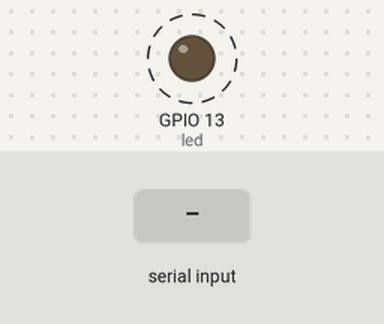
A sketch run on a simulated ESP32. On the bench: output pins drawn as LEDs (lit = HIGH). Dashed ring = blinking. The test bench sets the inputs (shaded band). What the sketch prints to the serial monitor is not drawn.

Above: at 3.8 s.
3.9 s: "a" received over Serial
7.4 s: "1" received over Serial
Timing chart, 0 to 16.9 s (numbered marks = the images above; inputs shaded):
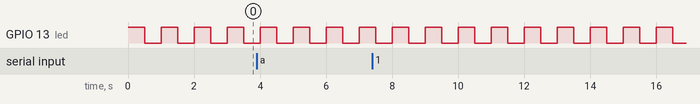

The sketch:

revo2.ino
```cpp
#define voltage 35
#define t 25
//# define current 25
#define led 13
const double VCC = 3.3;             // NodeMCU on board 3.3v vcc
const double R2 = 10000;            // 10k ohm series resistor
const double adc_resolution = 4096.00; // 12-bit adc
int tmp;
float v, i, r1 = 11100, r2 = 2200;
double Vout, Rth, temperature, adc_value, Vr,ln;
char d;

void setup() {
  pinMode(t, INPUT);
  pinMode(voltage, INPUT);
  //pinMode(current, INPUT);
  pinMode(led, OUTPUT);
  Serial.begin(9600);
}

float volt() {
  v = analogRead(voltage);
  v = map(v, 0, 4096, 0, 3.3);
  v = v*(r1+r2)/(r2);
  return v;
}

float temp(){
  tmp = analogRead(t);
  Vout = (tmp)*(VCC) / adc_resolution;
  Vr = VCC - Vout;
  Rth = (Vout)/ (Vr/R2);
  ln = log(Rth/ R2);
  temperature = (1/ ((ln / 3977) + (1/ 298.15)));
  temperature = temperature - 273.15;
  return temperature;
}
void loop() {
  digitalWrite(led , HIGH);
  delay(500);
  digitalWrite(led , LOW);
  delay(500);

  while (Serial.available() > 0){
    d = Serial.read();
    switch (d){
      case 'a':
        Serial.println(volt());
        break;
      case 'b':
        Serial.println(temp());
        break;
      default:
        Serial.println("please check");
        break;
    }
  }
  //i = analogRead(current);

  //Serial.println(i);

}
```

Measured:
- by itself, GPIO 13 (led): alternates HIGH for 0.50 s and LOW for 0.50 s
